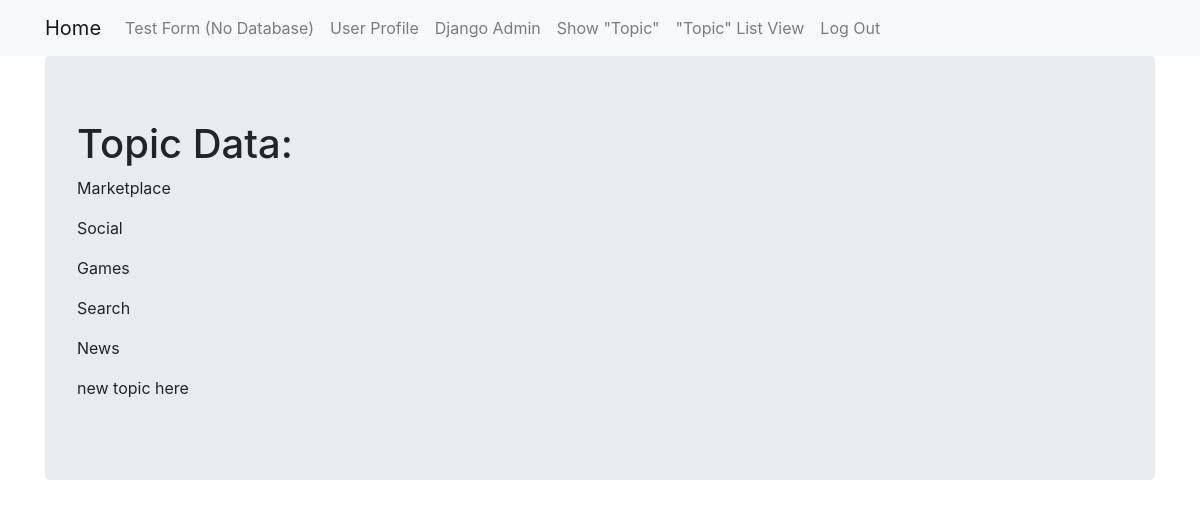
The app's page /showtopic (signed in), older data.
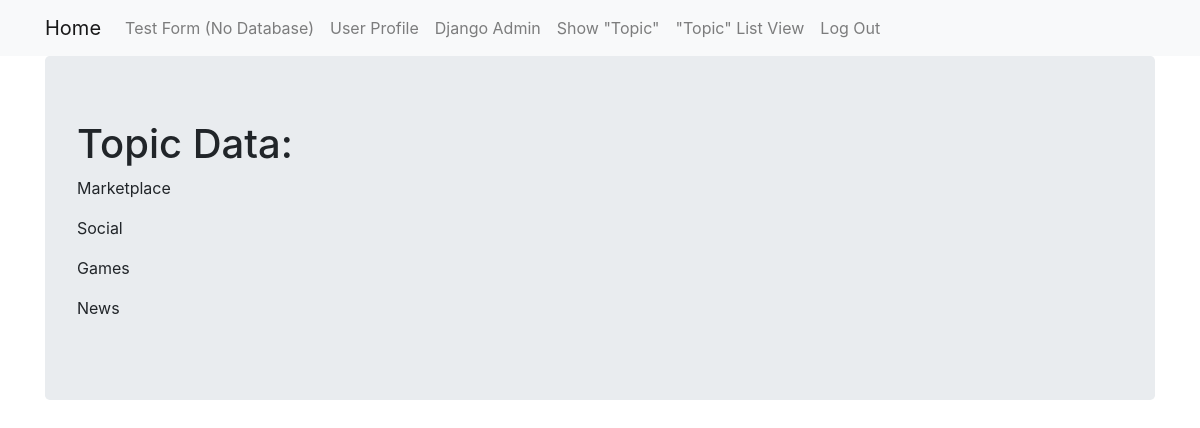
The same page, newer data.
### forms_app/models.py (models this page shows, shortened)
class Topic(models.Model):
    top_name = models.CharField(max_length=264, unique=True)
    description = models.CharField(max_length=264, default='default description')

### forms_app/views.py (the view)
# urls.py: path('showtopic', views.show_topic, name="show topic"),
@login_required
def show_topic(request):
    topic = Topic.objects.all()
    topic_dict = {'topic': topic}
    return render(request, 'forms_app/show_topics.html', context=topic_dict)

### templates/forms_app/show_topics.html
{% extends "forms_app/base.html" %}
{% load staticfiles %}
{% block body_block%}
  <div class="jumbotron">
    <h1>Topic Data:</h1>
    {% if topic%}
    {% for what in topic %}
      <p>{{what.top_name}}</p>
    {% endfor %}
    {% endif %}
  </div>
{% endblock %}

### templates/forms_app/base.html (shortened to what this page needs)
<!DOCTYPE html>
<html>
  <head>
    <link href="https://stackpath.bootstrapcdn.com/bootstrap/4.3.1/css/bootstrap.min.css" rel="stylesheet">
  </head>
  <body>
    <nav class="navbar navbar-expand-lg navbar-light bg-light">
      <div class="container">
        <ul class="nav navbar-nav">
          <li class="nav-item"><a class="navbar-brand" href="{% url 'home' %}">Home</a></li>
          <li><a class="nav-link" href="{% url 'test forms' %}">Test Form (No Database)</a></li>
          <li><a class="nav-link" href="{% url 'user profile' %}">User Profile</a></li>
          {% if user.is_superuser %}
            <li><a class="nav-link" href="{% url 'admin:index' %}">Django Admin</a></li>
          {% endif %}
          {% if user.is_authenticated %}
            <li><a class="nav-link" href="{% url 'show topic' %}">Show "Topic"</a></li>
            <li><a class="nav-link" href="{% url 'forms_app:list' %}">"Topic" List View</a></li>
            <li><a class="nav-link" href="{% url 'logout' %}">Log Out</a></li>
          {% else %}
            <li><a class="nav-link" href="{% url 'register' %}">Register</a></li>
            <li><a class="nav-link" href="{% url 'login' %}">Log In</a></li>
          {% endif %}
        </ul>
      </div>
    </nav>
    <div class="container">
      {% block body_block %}
      {% endblock %}
    </div>
  </body>
</html>

Row changes from the older to the newer data that the page shows:
removed Topic: top_name "Search"
removed Topic: top_name "new topic here"
